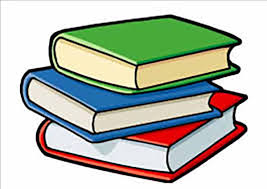
#> input picture img/book/book0.jpg, 267 x 189 px, found by its file name; its folder holds only this picture in this run
$ python main.py
#> lines starting #> are read from the running program, lines starting #| are printed output that depends on the picture
import numpy as np
import cv2
import os
from sklearn.model_selection import train_test_split
from sklearn.svm import SVC


dataset = ["book" , "watch" , "cup"]
data = []
for i in range(len(dataset)):
    path1 = "\\".join(["img",dataset[i]])      # p = img\watch , img\book
    for img in os.listdir(path1):    #img -> watch14.jpg
        path2 = "\\".join([path1,img])  #img\watch\watch14.jpg
        img_read = cv2.imread(path2 , 0)    #pixels
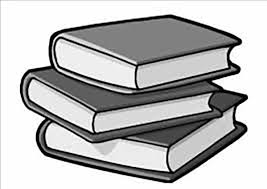
#> img_read: shape (189, 267); min 0, max 255, mean 186.6
        try:
            img_read = cv2.resize(img_read , (170,170))
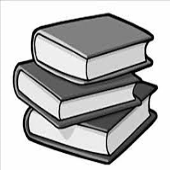
#> img_read: shape (170, 170); min 0, max 255, mean 186.5
#> (the run stopped early here; a loop or call above may not have finished)
